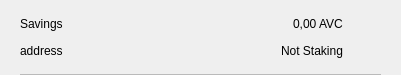
<?xml version="1.0" encoding="UTF-8"?>
<ui version="4.0">
 <class>CSRow</class>
 <widget class="QWidget" name="CSRow">
  <property name="geometry">
   <rect>
    <x>0</x>
    <y>0</y>
    <width>401</width>
    <height>75</height>
   </rect>
  </property>
  <property name="windowTitle">
   <string>Form</string>
  </property>
  <layout class="QVBoxLayout" name="verticalLayout">
   <property name="spacing">
    <number>0</number>
   </property>
   <property name="leftMargin">
    <number>20</number>
   </property>
   <property name="topMargin">
    <number>10</number>
   </property>
   <property name="rightMargin">
    <number>20</number>
   </property>
   <property name="bottomMargin">
    <number>0</number>
   </property>
   <item>
    <widget class="QWidget" name="info" native="true">
     <property name="minimumSize">
      <size>
       <width>0</width>
       <height>0</height>
      </size>
     </property>
     <layout class="QHBoxLayout" name="horizontalLayout_3">
      <property name="leftMargin">
       <number>0</number>
      </property>
      <property name="topMargin">
       <number>0</number>
      </property>
      <property name="rightMargin">
       <number>0</number>
      </property>
      <property name="bottomMargin">
       <number>10</number>
      </property>
      <item>
       <widget class="QWidget" name="container" native="true">
        <property name="minimumSize">
         <size>
          <width>0</width>
          <height>0</height>
         </size>
        </property>
        <layout class="QVBoxLayout" name="verticalLayout_2">
         <property name="spacing">
          <number>0</number>
         </property>
         <property name="leftMargin">
          <number>0</number>
         </property>
         <property name="topMargin">
          <number>0</number>
         </property>
         <property name="rightMargin">
          <number>0</number>
         </property>
         <property name="bottomMargin">
          <number>0</number>
         </property>
         <item>
          <layout class="QHBoxLayout" name="horizontalLayout">
           <item>
            <widget class="QLabel" name="labelName">
             <property name="text">
              <string>Savings</string>
             </property>
            </widget>
           </item>
           <item>
            <spacer name="horizontalSpacer">
             <property name="orientation">
              <enum>Qt::Horizontal</enum>
             </property>
             <property name="sizeHint" stdset="0">
              <size>
               <width>40</width>
               <height>20</height>
              </size>
             </property>
            </spacer>
           </item>
           <item>
            <widget class="QLabel" name="labelAmount">
             <property name="text">
              <string>0,00 AVC</string>
             </property>
            </widget>
           </item>
          </layout>
         </item>
         <item>
          <layout class="QHBoxLayout" name="horizontalLayout_2">
           <item>
            <widget class="QLabel" name="labelAddress">
             <property name="text">
              <string>address</string>
             </property>
            </widget>
           </item>
           <item>
            <spacer name="horizontalSpacer_2">
             <property name="orientation">
              <enum>Qt::Horizontal</enum>
             </property>
             <property name="sizeHint" stdset="0">
              <size>
               <width>40</width>
               <height>20</height>
              </size>
             </property>
            </spacer>
           </item>
           <item>
            <widget class="QLabel" name="labelStaking">
             <property name="text">
              <string>Not Staking</string>
             </property>
            </widget>
           </item>
          </layout>
         </item>
        </layout>
       </widget>
      </item>
      <item alignment="Qt::AlignHCenter|Qt::AlignVCenter">
       <widget class="QPushButton" name="pushButtonMenu">
        <property name="minimumSize">
         <size>
          <width>24</width>
          <height>24</height>
         </size>
        </property>
        <property name="maximumSize">
         <size>
          <width>32</width>
          <height>32</height>
         </size>
        </property>
        <property name="focusPolicy">
         <enum>Qt::NoFocus</enum>
        </property>
        <property name="styleSheet">
         <string notr="true">border:none; background-color:transparent;</string>
        </property>
        <property name="text">
         <string/>
        </property>
        <property name="icon">
         <iconset>
          <normaloff>://ic-menu-hover</normaloff>://ic-menu-hover</iconset>
        </property>
        <property name="iconSize">
         <size>
          <width>24</width>
          <height>24</height>
         </size>
        </property>
       </widget>
      </item>
     </layout>
    </widget>
   </item>
   <item>
    <widget class="QLabel" name="lblDivisory">
     <property name="minimumSize">
      <size>
       <width>0</width>
       <height>1</height>
      </size>
     </property>
     <property name="maximumSize">
      <size>
       <width>16777215</width>
       <height>1</height>
      </size>
     </property>
     <property name="styleSheet">
      <string notr="true">background-color:#bababa;</string>
     </property>
     <property name="text">
      <string/>
     </property>
     <property name="alignment">
      <set>Qt::AlignBottom|Qt::AlignLeading|Qt::AlignLeft</set>
     </property>
    </widget>
   </item>
  </layout>
 </widget>
 <resources/>
 <connections/>
</ui>
